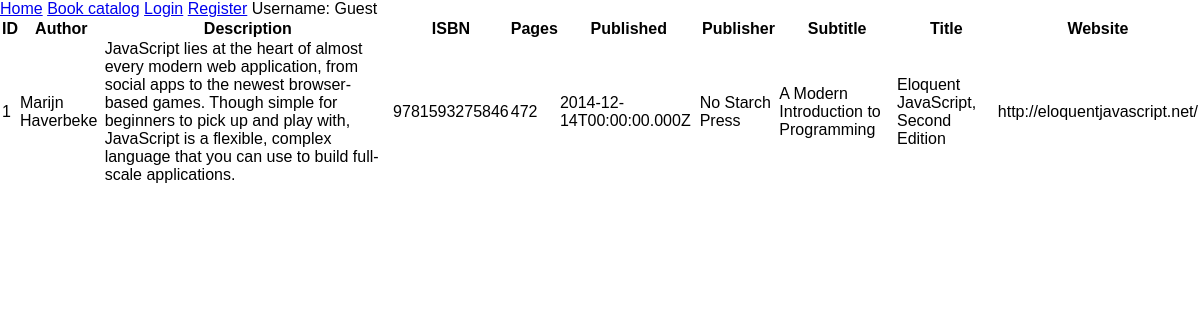
/catalog/books/1, run on the app's committed database.
### db_models.py (models this page shows, shortened)
class Book(Base):
    __tablename__ = 'books'
    id = Column(Integer, primary_key=True)
    author = Column(String(255))
    description = Column(String(1000))
    isbn = Column(Integer)
    pages = Column(Integer)
    published = Column(String(10))
    publisher = Column(String(255))
    subtitle = Column(String(255))
    title = Column(String(255))
    website = Column(String(255))

### routes.py (the view)
@app.route('/catalog/books/<int:book_id>')
def book(book_id):
    DBsession = get_session()
    mybook = DBsession.query(Book).filter(Book.id == book_id).one()
    context = default_context()
    context['book'] = mybook
    return render_template('book.html', **context)

### routes.py (called while the page is built)
def get_username():
    if session:
        return session['username']
    return None

def default_context():
    permission_lvl = get_user_auth_lvl()
    username = get_username()
    context = {'permission_lvl': permission_lvl,
               'username': username}
    return context

def get_user_auth_lvl():
    if not session:
        return 3
    DBsession = get_session()
    user_data = DBsession.query(User) \
                .filter(User.username == session['username']) \
                .one()
    return user_data.permission_lvl

def get_session(echo=False):
    engine = create_engine('sqlite:///db/database.db', echo=echo)
    DBsession = sessionmaker(bind=engine)
    return DBsession()

### templates/book.html (shortened to what this page needs)
{% extends 'layout.html' %}
{% block content %}
  <table>
    <tr>
      <th>ID</th>
      <th>Author</th>
      <th>Description</th>
      <th>ISBN</th>
      <th>Pages</th>
      <th>Published</th>
      <th>Publisher</th>
      <th>Subtitle</th>
      <th>Title</th>
      <th>Website</th>
    </tr>
    <tr>
      <td>{{ book['id'] }}</td>
      <td>{{ book['author'] }}</td>
      <td>{{ book['description'] }}</td>
      <td>{{ book['isbn'] }}</td>
      <td>{{ book['pages'] }}</td>
      <td>{{ book['published'] }}</td>
      <td>{{ book['publisher'] }}</td>
      <td>{{ book['subtitle'] }}</td>
      <td>{{ book['title'] }}</td>
      <td>{{ book['website'] }}</td>
    </tr>
  </table>
{% endblock %}

### static/style.css (style rules this page uses)
* { margin: 0; padding: 0; }
* { font-family: sans-serif; }

### data on the page
Book: id "1", author "Marijn Haverbeke", description "JavaScript lies at the heart of almost every modern web application, from social apps to the newest browser-based games. Though simple for beginners to pick up and play with, JavaScript is a flexible, complex language that you can use to build full-scale applications.", isbn "9781593275846", pages "472", published "2014-12-14T00:00:00.000Z", publisher "No Starch Press", subtitle "A Modern Introduction to Programming", title "Eloquent JavaScript, Second Edition", website "http://eloquentjavascript.net/"
